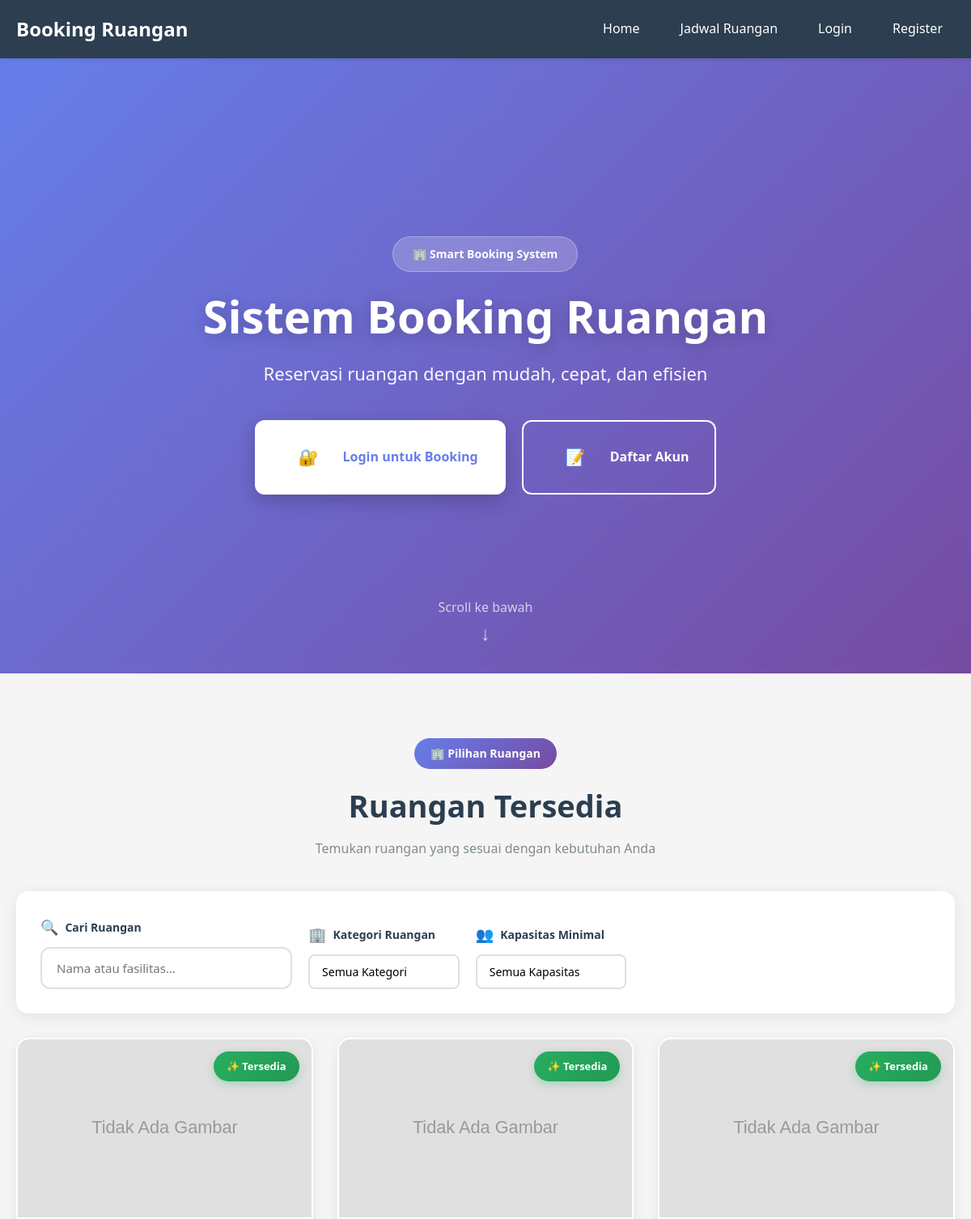
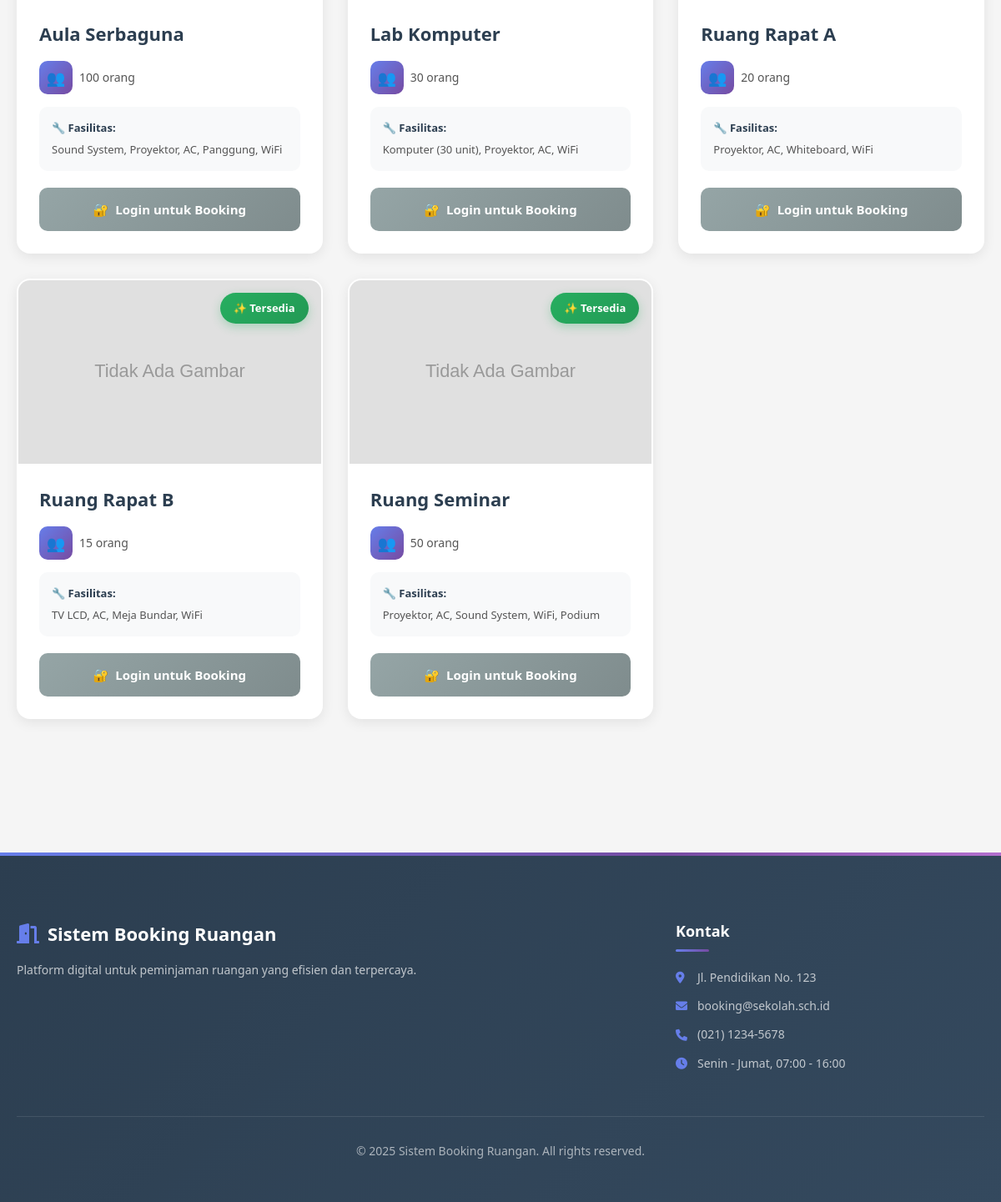
The page / on the database its author committed (2 pictures, top to bottom).
### tables this page shows
CREATE TABLE IF NOT EXISTS ruangan (
    id INT AUTO_INCREMENT PRIMARY KEY,
    nama_ruangan VARCHAR(100) NOT NULL,
    kapasitas INT NOT NULL,
    fasilitas TEXT,
    lokasi VARCHAR(255) DEFAULT NULL,
    status ENUM('tersedia', 'maintenance') DEFAULT 'tersedia',
    foto VARCHAR(255),
    created_at TIMESTAMP DEFAULT CURRENT_TIMESTAMP
);

### config/functions.php (called while the page is built, shortened)
<?php
function is_logged_in() {
    return isset($_SESSION['user_id']);
}
?>

### index.php (the view, shortened to what this page needs)
<?php
require_once 'config/database.php';
require_once 'config/functions.php';
$search = isset($_GET['search']) ? clean_input($_GET['search']) : '';
$where = array();
$where[] = "r.status = 'tersedia'";
$where_clause = implode(' AND ', $where);
$query = "SELECT DISTINCT r.*
          FROM ruangan r
          LEFT JOIN jadwal_ruangan j ON r.id = j.ruangan_id
          WHERE $where_clause
          ORDER BY r.nama_ruangan ASC";
$result = mysqli_query($conn, $query);
$total_ruangan = mysqli_num_rows($result);
?>
<!DOCTYPE html>
<html lang="id">
<head>
    <link rel="stylesheet" href="assets/css/style.css?v=<?php echo time(); ?>">
</head>
<body>
    <?php include 'includes/navbar.php'; ?>
    <div class="hero-modern">
        <div class="hero-overlay"></div>
        <div class="hero-content-modern">
            <div class="hero-badge">🏢 Smart Booking System</div>
            <h1 class="hero-title-modern">Sistem Booking Ruangan</h1>
            <p class="hero-subtitle-modern">Reservasi ruangan dengan mudah, cepat, dan efisien</p>
            <?php if (!is_logged_in()): ?>
                <div class="hero-actions">
                    <a href="login.php" class="btn-hero btn-hero-primary">
                        <span class="btn-icon">🔐</span>
                        <span>Login untuk Booking</span>
                    </a>
                    <a href="register.php" class="btn-hero btn-hero-secondary">
                        <span class="btn-icon">📝</span>
                        <span>Daftar Akun</span>
                    </a>
                </div>
            <?php endif; ?>
        </div>
        <div class="hero-scroll-indicator">
            <span>Scroll ke bawah</span>
            <div class="scroll-arrow">↓</div>
        </div>
    </div>
    <div class="container">
        <div class="section-header-modern" id="ruangan-section">
            <div class="section-badge">🏢 Pilihan Ruangan</div>
            <h2 class="section-title-modern">Ruangan Tersedia</h2>
            <p class="section-description">Temukan ruangan yang sesuai dengan kebutuhan Anda</p>
        </div>
        <div class="filter-box-modern">
            <form method="GET" action="#ruangan-section" class="filter-form-modern" id="filterForm">
                <div class="filter-grid-modern">
                    <div class="filter-item-modern">
                        <label class="filter-label-modern">
                            <span class="label-icon">🔍</span>
                            <span>Cari Ruangan</span>
                        </label>
                        <div class="input-with-clear">
                            <input type="text"
                                   name="search"
                                   id="searchInput"
                                   class="input-modern"
                                   placeholder="Nama atau fasilitas..."
                                   value="<?php echo htmlspecialchars($search); ?>"
                                   autocomplete="off">
                        </div>
                    </div>
                    <div class="filter-item-modern">
                        <label class="filter-label-modern">
                            <span class="label-icon">🏢</span>
                            <span>Kategori Ruangan</span>
                        </label>
                        <select name="kategori" id="kategoriSelect" class="select-modern">
                            <option value="">Semua Kategori</option>
                        </select>
                    </div>
                    <div class="filter-item-modern">
                        <label class="filter-label-modern">
                            <span class="label-icon">👥</span>
                            <span>Kapasitas Minimal</span>
                        </label>
                        <select name="kapasitas" id="kapasitasSelect" class="select-modern">
                            <option value="">Semua Kapasitas</option>
                        </select>
                    </div>
                </div>
            </form>
        </div>
        <div id="roomGridContainer">
        <?php if ($total_ruangan > 0): ?>
        <div class="room-grid-modern" id="roomGrid">
            <?php
            $current_time = date('H:i:s');
            $current_date = date('Y-m-d');
            $current_day = date('N');
            $day_names = ['', 'Senin', 'Selasa', 'Rabu', 'Kamis', 'Jumat', 'Sabtu', 'Minggu'];
            $current_day_name = $day_names[$current_day];
            while ($row = mysqli_fetch_assoc($result)): ?>
                <?php
                $ruangan_id = $row['id'];
                $query_jadwal = "SELECT COUNT(*) as total FROM jadwal_ruangan WHERE ruangan_id = '$ruangan_id' AND status = 'aktif'";
                $result_jadwal = mysqli_query($conn, $query_jadwal);
                $has_jadwal = mysqli_fetch_assoc($result_jadwal)['total'] > 0;
                $query_jadwal_today = "SELECT COUNT(*) as total FROM jadwal_ruangan
                                       WHERE ruangan_id = '$ruangan_id'
                                       AND hari = '$current_day_name'
                                       AND status = 'aktif'";
                $result_jadwal_today = mysqli_query($conn, $query_jadwal_today);
                $has_jadwal_today = mysqli_fetch_assoc($result_jadwal_today)['total'] > 0;
                $query_booking = "SELECT * FROM booking
                                  WHERE ruangan_id = '$ruangan_id'
                                  AND tanggal_booking = '$current_date'
                                  AND waktu_mulai <= '$current_time'
                                  AND waktu_selesai >= '$current_time'
                                  AND status IN ('approved', 'completed')
                                  LIMIT 1";
                $result_booking = mysqli_query($conn, $query_booking);
                $booking_now = mysqli_fetch_assoc($result_booking);
                $query_jadwal_now = "SELECT * FROM jadwal_ruangan
                                     WHERE ruangan_id = '$ruangan_id'
                                     AND hari = '$current_day_name'
                                     AND waktu_mulai <= '$current_time'
                                     AND waktu_selesai >= '$current_time'
                                     AND status = 'aktif'
                                     LIMIT 1";
                $result_jadwal_now = mysqli_query($conn, $query_jadwal_now);
                $jadwal_now = mysqli_fetch_assoc($result_jadwal_now);
                $is_being_used = ($booking_now || $jadwal_now);
                ?>
                <div class="room-card-modern <?php echo $is_being_used ? 'room-in-use' : ''; ?>">
                    <div class="room-image-container">
                        <?php if ($row['foto']): ?>
                            <img src="uploads/<?php echo $row['foto']; ?>" alt="<?php echo $row['nama_ruangan']; ?>" class="room-image">
                        <?php else: ?>
                            <img src="assets/img/no-image.svg" alt="No Image" class="room-image">
                        <?php endif; ?>
                        <?php if ($is_being_used): ?>
                            <div class="room-badge room-badge-busy">🔴 Sedang Dipakai</div>
                        <?php elseif ($has_jadwal_today): ?>
                            <div class="room-badge room-badge-scheduled">📅 Terjadwal Hari Ini</div>
                        <?php elseif ($has_jadwal): ?>
                            <div class="room-badge room-badge-scheduled-other">📅 Ada Jadwal</div>
                        <?php else: ?>
                            <div class="room-badge">✨ Tersedia</div>
                        <?php endif; ?>
                    </div>
                    <div class="room-content">
                        <h3 class="room-title"><?php echo $row['nama_ruangan']; ?></h3>
                        <div class="room-details">
                            <div class="room-detail-item">
                                <span class="detail-icon">👥</span>
                                <span class="detail-text"><?php echo $row['kapasitas']; ?> orang</span>
                            </div>
                        </div>
                        <div class="room-facilities">
                            <span class="facility-label">🔧 Fasilitas:</span>
                            <p class="facility-text"><?php echo strlen($row['fasilitas']) > 60 ? substr($row['fasilitas'], 0, 60) . '...' : $row['fasilitas']; ?></p>
                        </div>
                        <div class="room-action">
                            <?php if (is_logged_in() && !is_admin_or_petugas()): ?>
                                <?php if ($is_being_used): ?>
                                    <button class="btn-room-modern btn-room-disabled" disabled>
                                        <span>🚫</span> Sedang Dipakai
                                    </button>
                                <?php elseif ($has_jadwal_today): ?>
                                    <button class="btn-room-modern btn-room-disabled" disabled title="Ruangan memiliki jadwal hari ini. Booking akan dibatasi untuk menghindari konflik.">
                                        <span>⚠️</span> Ada Jadwal Hari Ini
                                    </button>
                                <?php else: ?>
                                    <a href="user/booking.php?ruangan_id=<?php echo $row['id']; ?>" class="btn-room-modern">
                                        <span>📝</span> Booking Sekarang
                                    </a>
                                <?php endif; ?>
                            <?php elseif (!is_logged_in()): ?>
                                <a href="login.php" class="btn-room-modern btn-room-secondary">
                                    <span>🔐</span> Login untuk Booking
                                </a>
                            <?php endif; ?>
                        </div>
                    </div>
                </div>
            <?php endwhile; ?>
        </div>
        <?php endif; ?>
        </div>
    </div>
    <?php include 'includes/footer.php'; ?>
    <link rel="stylesheet" href="https://cdnjs.cloudflare.com/ajax/libs/font-awesome/6.0.0/css/all.min.css">
</body>
</html>

### includes/navbar.php (shortened to what this page needs)
<nav class="navbar">
    <div class="nav-container">
        <a href="/PlsworkUKK/index.php" class="nav-logo">Booking Ruangan</a>
        <ul class="nav-menu" id="navMenu">
            <?php if (is_logged_in()): ?>
                <?php
                if (is_user()) {
                    $user_id = $_SESSION['user_id'];
                    $query_profile = "SELECT profile_picture, nama_lengkap FROM users WHERE id = ?";
                    $stmt_profile = mysqli_prepare($conn, $query_profile);
                    mysqli_stmt_bind_param($stmt_profile, "i", $user_id);
                    mysqli_stmt_execute($stmt_profile);
                    $result_profile = mysqli_stmt_get_result($stmt_profile);
                    $user_profile = mysqli_fetch_assoc($result_profile);
                }
                ?>
                <?php if (is_admin() || is_petugas()): ?>
                    <li><a href="<?php echo is_admin() ? '/PlsworkUKK/admin/index.php' : '/PlsworkUKK/petugas/index.php'; ?>">Dashboard</a></li>
                    <li><a href="/PlsworkUKK/admin/ruangan.php">Ruangan</a></li>
                    <li><a href="/PlsworkUKK/admin/booking.php">Booking</a></li>
                    <li><a href="/PlsworkUKK/admin/jadwal.php">Jadwal</a></li>
                    <li><a href="/PlsworkUKK/admin/laporan.php">Laporan</a></li>
                    <li><a href="/PlsworkUKK/admin/history.php">History</a></li>
                    <?php if (is_admin()): ?>
                    <li>
                        <a href="/PlsworkUKK/admin/users.php" class="nav-with-badge">Users
                        <?php
                        $count_query = "SELECT COUNT(*) as total FROM password_reset_requests WHERE status = 'pending'";
                        $count_result = mysqli_query($conn, $count_query);
                        $pending_count = mysqli_fetch_assoc($count_result)['total'];
                        if ($pending_count > 0):
                        ?>
                            <span class="nav-notification-badge"><?php echo $pending_count; ?></span>
                        <?php endif; ?>
                        </a>
                    </li>
                    <?php endif; ?>
                <?php else: ?>
                    <li><a href="/PlsworkUKK/index.php">Home</a></li>
                    <li><a href="/PlsworkUKK/user/booking.php">Booking</a></li>
                    <li><a href="/PlsworkUKK/user/list_booking.php">List Booking</a></li>
                    <li><a href="/PlsworkUKK/user/riwayat.php">Riwayat</a></li>
                    <li><a href="/PlsworkUKK/jadwal_view.php">Jadwal</a></li>
                <?php endif; ?>
                <li><a href="/PlsworkUKK/logout.php">Logout (<?php echo $_SESSION['username']; ?>)</a></li>
                <?php if (is_user()): ?>
                    <li class="nav-profile-menu">
                        <a href="/PlsworkUKK/user/profile.php" class="nav-profile-link">
                            <div class="nav-profile-avatar">
                                <?php if (isset($user_profile['profile_picture']) && $user_profile['profile_picture']): ?>
                                    <img src="/PlsworkUKK/uploads/profile/<?php echo htmlspecialchars($user_profile['profile_picture']); ?>" alt="Profile">
                                <?php else: ?>
                                    <span class="nav-avatar-text"><?php echo strtoupper(substr($user_profile['nama_lengkap'], 0, 2)); ?></span>
                                <?php endif; ?>
                            </div>
                        </a>
                    </li>
                <?php endif; ?>
            <?php else: ?>
                <li><a href="/PlsworkUKK/index.php">Home</a></li>
                <li><a href="/PlsworkUKK/jadwal_view.php">Jadwal Ruangan</a></li>
                <li><a href="/PlsworkUKK/login.php">Login</a></li>
                <li><a href="/PlsworkUKK/register.php">Register</a></li>
            <?php endif; ?>
        </ul>
    </div>
</nav>

### includes/footer.php
<footer class="footer">
    <div class="container">
        <div class="footer-content">
            <div class="footer-section">
                <h3 class="footer-title">
                    <i class="fas fa-door-open"></i> Sistem Booking Ruangan
                </h3>
                <p class="footer-desc">Platform digital untuk peminjaman ruangan yang efisien dan terpercaya.</p>
            </div>
            <div class="footer-section">
                <h4 class="footer-heading">Kontak</h4>
                <ul class="footer-contact">
                    <li><i class="fas fa-map-marker-alt"></i> Jl. Pendidikan No. 123</li>
                    <li><i class="fas fa-envelope"></i> booking@sekolah.sch.id</li>
                    <li><i class="fas fa-phone"></i> (021) 1234-5678</li>
                    <li><i class="fas fa-clock"></i> Senin - Jumat, 07:00 - 16:00</li>
                </ul>
            </div>
        </div>
        <div class="footer-bottom">
            <p>&copy; <?php echo date('Y'); ?> Sistem Booking Ruangan. All rights reserved.</p>
        </div>
    </div>
</footer>
</body>
</html>

### rows shown on the page
ruangan: nama_ruangan "Aula Serbaguna", kapasitas "100", fasilitas "Sound System, Proyektor, AC, Panggung, WiFi"
ruangan: nama_ruangan "Lab Komputer", kapasitas "30", fasilitas "Komputer (30 unit), Proyektor, AC, WiFi"
ruangan: nama_ruangan "Ruang Rapat A", kapasitas "20", fasilitas "Proyektor, AC, Whiteboard, WiFi"
ruangan: nama_ruangan "Ruang Rapat B", kapasitas "15", fasilitas "TV LCD, AC, Meja Bundar, WiFi"
ruangan: nama_ruangan "Ruang Seminar", kapasitas "50", fasilitas "Proyektor, AC, Sound System, WiFi, Podium"
